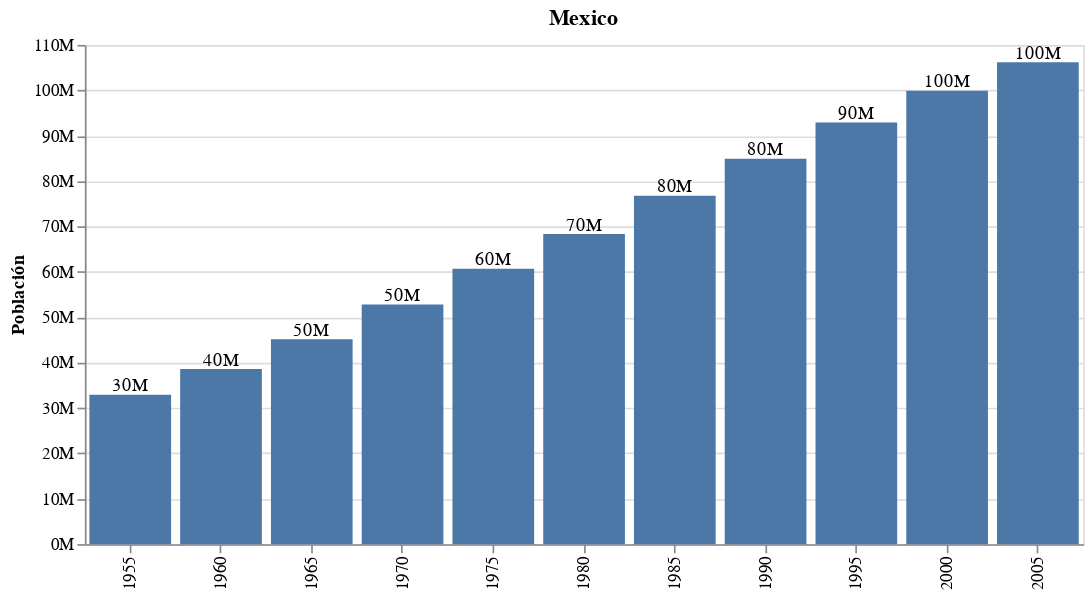

Notebook code for this chart:
### Code cell
base_chart = alt.Chart(datos_pais).mark_bar().encode(
    x = alt.X('year:O', title=''),
    y = alt.Y('pop:Q', title='Población', axis = alt.Axis(format = "s")),
).properties(
    width = 600
)

texto_chart = base_chart.mark_text(dy=-5).encode(
    text = alt.Text("pop", format='.0s')
)

# alt.layer(base_chart, texto_chart)
# alt.hconcat(base_chart, texto_chart)
# alt.vconcat(base_chart, texto_chart)
base_chart +  texto_chart
# base_chart | texto_chart
# base_chart & texto_chart

### Figure 1 — Vega-Lite specification as saved in the notebook (floating-point values rounded to 4 significant figures)
{"config": {"view": {"continuousWidth": 300, "continuousHeight": 300}}, "layer": [{"mark": {"type": "bar"}, "encoding": {"x": {"field": "year", "title": "", "type": "ordinal"}, "y": {"axis": {"format": "s"}, "field": "pop", "title": "Población", "type": "quantitative"}}, "title": "no mexico"}, {"mark": {"type": "text", "dy": -5}, "encoding": {"text": {"field": "pop", "format": ".0s", "type": "quantitative"}, "x": {"field": "year", "title": "", "type": "ordinal"}, "y": {"axis": {"format": "s"}, "field": "pop", "title": "Población", "type": "quantitative"}}, "title": "no mexico"}], "data": {"name": "data-03a21bae6f1a3842c3aad2532442faa5"}, "title": "Mexico", "width": 600, "$schema": "https://vega.github.io/schema/vega-lite/v5.20.1.json", "datasets": {"data-03a21bae6f1a3842c3aad2532442faa5": [{"year": 1955, "country": "Mexico", "cluster": 3, "pop": 32929914, "life_expect": 55.19, "fertility": 6.8}, {"year": 1960, "country": "Mexico", "cluster": 3, "pop": 38578505, "life_expect": 58.3, "fertility": 6.75}, {"year": 1965, "country": "Mexico", "cluster": 3, "pop": 45142399, "life_expect": 60.11, "fertility": 6.75}, {"year": 1970, "country": "Mexico", "cluster": 3, "pop": 52775158, "life_expect": 62.36, "fertility": 6.5}, {"year": 1975, "country": "Mexico", "cluster": 3, "pop": 60678045, "life_expect": 65.03, "fertility": 5.25}, {"year": 1980, "country": "Mexico", "cluster": 3, "pop": 68347479, "life_expect": 67.41, "fertility": 4.25}, {"year": 1985, "country": "Mexico", "cluster": 3, "pop": 76767225, "life_expect": 69.5, "fertility": 3.63}, {"year": 1990, "country": "Mexico", "cluster": 3, "pop": 84913652, "life_expect": 71.45, "fertility": 3.191}, {"year": 1995, "country": "Mexico", "cluster": 3, "pop": 92880353, "life_expect": 73.67, "fertility": 2.671}, {"year": 2000, "country": "Mexico", "cluster": 3, "pop": 99926620, "life_expect": 74.9, "fertility": 2.401}, {"year": 2005, "country": "Mexico", "cluster": 3, "pop": 106202903, "life_expect": 76.19, "fertility": 2.211}]}}
